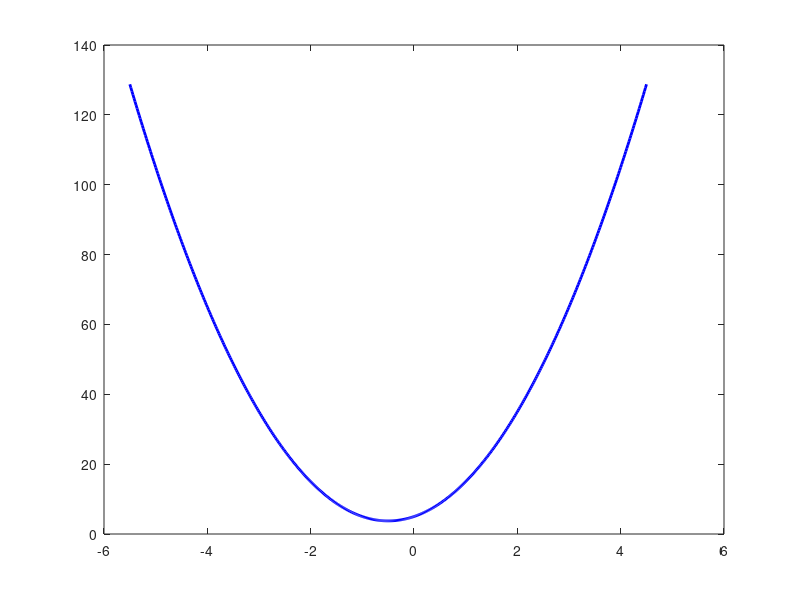

Write MATLAB code to recreate this figure. (Note: this script raises an error after producing the figure.)

clc;
clear;
close all;
 
%first part
a = input('Enter a: ');
b = input('Enter b: ');
c = input('Enter c: ');

p = [a, b, c];
r = roots(p);
disp('Roots:');
disp(r);


%second part
if  isreal(r)
    margin = max(abs(r(2) - r(1)), 2);
    x_min = min(r) - margin;
    x_max = max(r) + margin;
else
    
    vertex_x = -b / (2 * a);
    x_min = vertex_x - 5;
    x_max = vertex_x + 5;
end

x = linspace(x_min, x_max, 500);
y = polyval(p, x);

figure;
plot(x, y, 'b-', 'LineWidth', 2); hold on;
yline(0, 'k--', 'LineWidth', 1); 



%third part
real_roots = r(imag(r) == 0);
if ~isempty(real_roots)
    plot(real_roots, zeros(size(real_roots)), 'ro', ...
         'MarkerFaceColor', 'r', 'MarkerSize', 8);
    legend('Parabola y(x)', 'y = 0', 'Roots', 'Location', 'best');
else
    legend('Parabola y(x)', 'y = 0', 'Location', 'best');
end

title(sprintf('Parabola: %.2fx^2 + %.2fx + %.2f = 0', a, b, c));
xlabel('x'); ylabel('y');
grid on;
